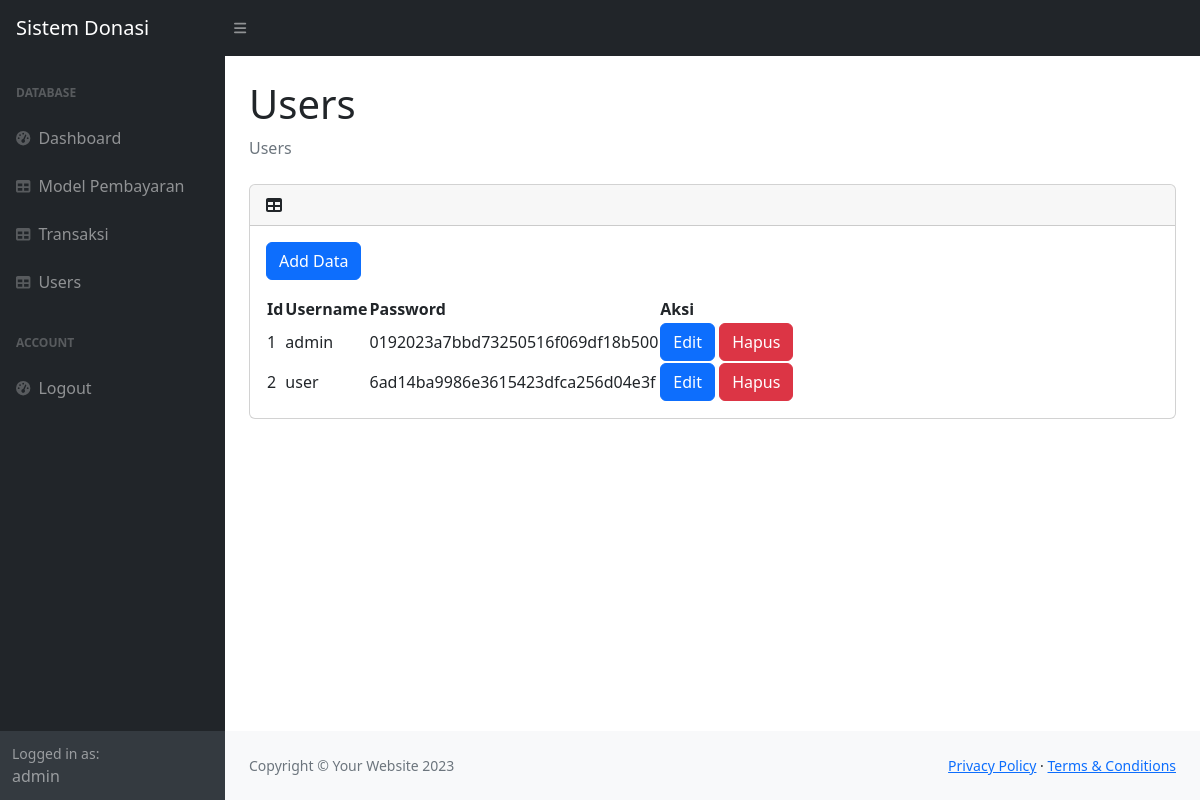
Before: /admin/users.php (signed in) with the older database file.
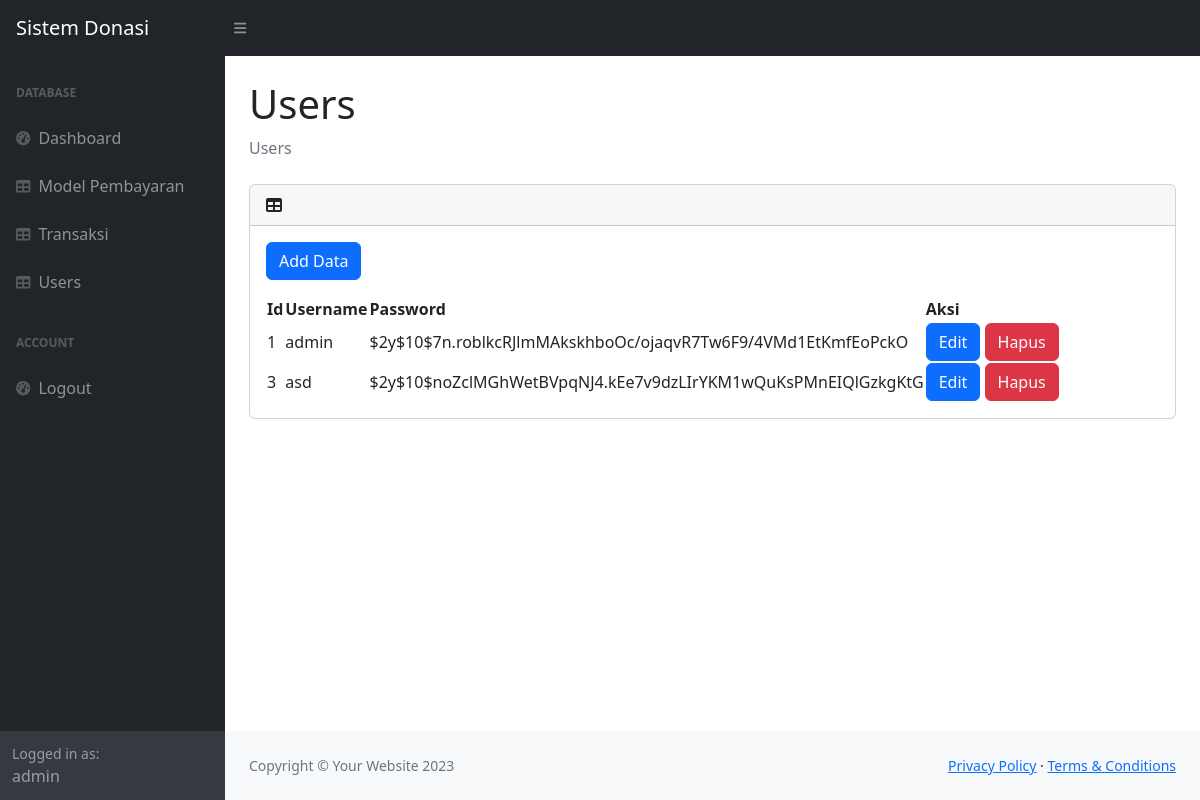
After: the same page with the newer database file.
### tables this page shows
CREATE TABLE `users` (
  `id` int(11) NOT NULL,
  `username` varchar(50) NOT NULL,
  `password` varchar(255) NOT NULL
);

### admin/users.php (called while the page is built, shortened)
<?php
    require_once __DIR__ . '/../models/user.php';
    $users = User::get_all();
    require_once __DIR__ . '/views/layout.php';
    require_once __DIR__ . '/views/users.php';
?>

### models/model.php (called while the page is built, shortened)
<?php
    require_once __DIR__ . '/connection.php';
    class Model{
        protected $id;
        protected static $table_name = "";
        function get_id(){
            return $this->id;
        }
        public static function get_all(){
            global $conn;
            $datas = [];
            $query = $conn->query("SELECT * FROM " . static::$table_name);
            if ($query->num_rows > 0){
                foreach ($query->fetch_all() as $raw_data){
                    $datas[] = static::from_array($raw_data);
                }
            }
            return $datas;
        }
    }
?>

### models/user.php (called while the page is built, shortened)
<?php
    require_once __DIR__ . '/connection.php';
    require_once __DIR__ . '/model.php';
    class User extends Model{
        protected $username;
        protected $password;
        function __construct($id, $username, $password){
            $this->id=$id;
            $this->username=$username;
            $this->password=$password;
        }
        public static function from_array($array){
            return new User(
                $array[0],
                $array[1],
                $array[2]
            );
        }
        function get_username(){
            return $this->username;
        }
        function get_password(){
            return $this->password;
        }
    }
?>

### admin/views/users.php (the view, shortened to what the changed rows need)
<section id="content">
    <div class="container-fluid px-4">
        <h1 class="mt-4">Users</h1>
        <div class="card mt-4">
            <div class="card-body">
                <table id="datatable">
                    <thead>
                        <th>Id</th>
                        <th>Username</th>
                        <th>Password</th>
                        <th>Aksi</th>
                    </thead>
                    <tbody>
                        <?php foreach($users as $user) { ?>
                            <tr>
                                <td><?=$user->get_id()?></td>
                                <td><?=$user->get_username()?></td>
                                <td><?=$user->get_password()?></td>
                                <td>
                                    <button class="btn btn-primary" onclick="edit(this)">Edit</button>
                                    <a href="?mode=delete&id=<?= $user->get_id() ?>" class="btn btn-danger">Hapus</a>
                                </td>
                            </tr>
                        <?php } ?>
                    </tbody>
                </table>
            </div>
        </div>
    </div>
</section>

### admin/views/layout.php (shortened to what the changed rows need)
<?php
    require_once __DIR__ . '/../../models/user.php';
?>
<!DOCTYPE html>
<html lang="en">
    <head>
        <link href="https://cdn.jsdelivr.net/npm/simple-datatables@7.1.2/dist/style.min.css" rel="stylesheet" />
        <link href="css/styles.css" rel="stylesheet" />
    </head>
    <body class="sb-nav-fixed">
    <div id="layoutSidenav">
        <div id="layoutSidenav_nav">
            <nav class="sb-sidenav accordion sb-sidenav-dark" id="sidenavAccordion">
                <div class="sb-sidenav-menu">
                    <div class="nav">
                    </div>
                </div>
                <div class="sb-sidenav-footer">
                    <div class="small">Logged in as:</div>
                    <?= unserialize($_SESSION['user'])->get_username() ?>
                </div>
            </nav>
        </div>
    </body>
</html>

Changed rows visible on the page:
removed users: id "2", username "user", password "6ad14ba9986e3615423dfca256d04e3f"
changed users "admin": password "0192023a7bbd73250516f069df18b500" → "$2y$10$7n.roblkcRJlmMAkskhboOc/ojaqvR7Tw6F9/4VMd1EtKmfEoPckO"
added users: id "3", username "asd", password "$2y$10$noZclMGhWetBVpqNJ4.kEe7v9dzLIrYKM1wQuKsPMnEIQlGzkgKtG"
